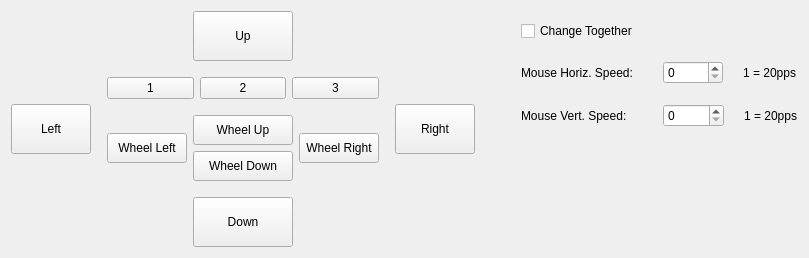
     <widget class="QWidget" name="mouse">
      <attribute name="title">
       <string>Mouse</string>
      </attribute>
      <layout class="QHBoxLayout" name="horizontalLayout_20">
       <item>
        <layout class="QHBoxLayout" name="horizontalLayout_19">
         <item>
          <layout class="QVBoxLayout" name="verticalLayout_11">
           <item>
            <spacer name="verticalSpacer_5">
             <property name="orientation">
              <enum>Qt::Vertical</enum>
             </property>
             <property name="sizeHint" stdset="0">
              <size>
               <width>20</width>
               <height>40</height>
              </size>
             </property>
            </spacer>
           </item>
           <item>
            <widget class="QPushButton" name="pushButton_108">
             <property name="sizePolicy">
              <sizepolicy hsizetype="Preferred" vsizetype="Fixed">
               <horstretch>0</horstretch>
               <verstretch>0</verstretch>
              </sizepolicy>
             </property>
             <property name="minimumSize">
              <size>
               <width>0</width>
               <height>50</height>
              </size>
             </property>
             <property name="maximumSize">
              <size>
               <width>16777215</width>
               <height>16777215</height>
              </size>
             </property>
             <property name="text">
              <string>Left</string>
             </property>
            </widget>
           </item>
           <item>
            <spacer name="verticalSpacer_6">
             <property name="orientation">
              <enum>Qt::Vertical</enum>
             </property>
             <property name="sizeHint" stdset="0">
              <size>
               <width>20</width>
               <height>40</height>
              </size>
             </property>
            </spacer>
           </item>
          </layout>
         </item>
         <item>
          <spacer name="horizontalSpacer_7">
           <property name="orientation">
            <enum>Qt::Horizontal</enum>
           </property>
           <property name="sizeType">
            <enum>QSizePolicy::Fixed</enum>
           </property>
           <property name="sizeHint" stdset="0">
            <size>
             <width>10</width>
             <height>20</height>
            </size>
           </property>
          </spacer>
         </item>
         <item>
          <layout class="QVBoxLayout" name="verticalLayout_9" stretch="0,0,0,0,0,0">
           <property name="spacing">
            <number>-1</number>
           </property>
           <item alignment="Qt::AlignHCenter">
            <widget class="QPushButton" name="pushButton_106">
             <property name="sizePolicy">
              <sizepolicy hsizetype="Preferred" vsizetype="Preferred">
               <horstretch>0</horstretch>
               <verstretch>0</verstretch>
              </sizepolicy>
             </property>
             <property name="minimumSize">
              <size>
               <width>100</width>
               <height>50</height>
              </size>
             </property>
             <property name="maximumSize">
              <size>
               <width>16777215</width>
               <height>16777215</height>
              </size>
             </property>
             <property name="text">
              <string>Up</string>
             </property>
            </widget>
           </item>
           <item>
            <spacer name="verticalSpacer_9">
             <property name="orientation">
              <enum>Qt::Vertical</enum>
             </property>
             <property name="sizeType">
              <enum>QSizePolicy::Fixed</enum>
             </property>
             <property name="sizeHint" stdset="0">
              <size>
               <width>20</width>
               <height>10</height>
              </size>
             </property>
            </spacer>
           </item>
           <item>
            <layout class="QHBoxLayout" name="horizontalLayout_13">
             <property name="spacing">
              <number>-1</number>
             </property>
             <item>
              <widget class="QPushButton" name="pushButton_110">
               <property name="sizePolicy">
                <sizepolicy hsizetype="Preferred" vsizetype="Preferred">
                 <horstretch>0</horstretch>
                 <verstretch>0</verstretch>
                </sizepolicy>
               </property>
               <property name="text">
                <string>1</string>
               </property>
              </widget>
             </item>
             <item>
              <widget class="QPushButton" name="pushButton_113">
               <property name="sizePolicy">
                <sizepolicy hsizetype="Preferred" vsizetype="Preferred">
                 <horstretch>0</horstretch>
                 <verstretch>0</verstretch>
                </sizepolicy>
               </property>
               <property name="text">
                <string>2</string>
               </property>
              </widget>
             </item>
             <item>
              <widget class="QPushButton" name="pushButton_111">
               <property name="sizePolicy">
                <sizepolicy hsizetype="Preferred" vsizetype="Preferred">
                 <horstretch>0</horstretch>
                 <verstretch>0</verstretch>
                </sizepolicy>
               </property>
               <property name="text">
                <string>3</string>
               </property>
              </widget>
             </item>
            </layout>
           </item>
           <item>
            <layout class="QGridLayout" name="gridLayout_5">
             <property name="spacing">
              <number>-1</number>
             </property>
             <item row="1" column="0" rowspan="2">
              <widget class="QPushButton" name="pushButton_112">
               <property name="sizePolicy">
                <sizepolicy hsizetype="Preferred" vsizetype="Fixed">
                 <horstretch>0</horstretch>
                 <verstretch>0</verstretch>
                </sizepolicy>
               </property>
               <property name="minimumSize">
                <size>
                 <width>0</width>
                 <height>30</height>
                </size>
               </property>
               <property name="maximumSize">
                <size>
                 <width>16777215</width>
                 <height>16777215</height>
                </size>
               </property>
               <property name="text">
                <string>Wheel Left</string>
               </property>
              </widget>
             </item>
             <item row="1" column="1">
              <widget class="QPushButton" name="pushButton_114">
               <property name="sizePolicy">
                <sizepolicy hsizetype="Preferred" vsizetype="Preferred">
                 <horstretch>0</horstretch>
                 <verstretch>0</verstretch>
                </sizepolicy>
               </property>
               <property name="minimumSize">
                <size>
                 <width>100</width>
                 <height>30</height>
                </size>
               </property>
               <property name="text">
                <string>Wheel Up</string>
               </property>
              </widget>
             </item>
             <item row="2" column="1">
              <widget class="QPushButton" name="pushButton_115">
               <property name="sizePolicy">
                <sizepolicy hsizetype="Preferred" vsizetype="Preferred">
                 <horstretch>0</horstretch>
                 <verstretch>0</verstretch>
                </sizepolicy>
               </property>
               <property name="minimumSize">
                <size>
                 <width>100</width>
                 <height>30</height>
                </size>
               </property>
               <property name="text">
                <string>Wheel Down</string>
               </property>
              </widget>
             </item>
             <item row="1" column="2" rowspan="2">
              <widget class="QPushButton" name="pushButton_116">
               <property name="sizePolicy">
                <sizepolicy hsizetype="Preferred" vsizetype="Fixed">
                 <horstretch>0</horstretch>
                 <verstretch>0</verstretch>
                </sizepolicy>
               </property>
               <property name="minimumSize">
                <size>
                 <width>0</width>
                 <height>30</height>
                </size>
               </property>
               <property name="maximumSize">
                <size>
                 <width>16777215</width>
                 <height>16777215</height>
                </size>
               </property>
               <property name="text">
                <string>Wheel Right</string>
               </property>
              </widget>
             </item>
             <item row="0" column="1">
              <spacer name="verticalSpacer_11">
               <property name="orientation">
                <enum>Qt::Vertical</enum>
               </property>
               <property name="sizeType">
                <enum>QSizePolicy::Fixed</enum>
               </property>
               <property name="sizeHint" stdset="0">
                <size>
                 <width>20</width>
                 <height>10</height>
                </size>
               </property>
              </spacer>
             </item>
            </layout>
           </item>
           <item>
            <spacer name="verticalSpacer_10">
             <property name="orientation">
              <enum>Qt::Vertical</enum>
             </property>
             <property name="sizeType">
              <enum>QSizePolicy::Fixed</enum>
             </property>
             <property name="sizeHint" stdset="0">
              <size>
               <width>20</width>
               <height>10</height>
              </size>
             </property>
            </spacer>
           </item>
           <item alignment="Qt::AlignHCenter">
            <widget class="QPushButton" name="pushButton_107">
             <property name="sizePolicy">
              <sizepolicy hsizetype="Preferred" vsizetype="Preferred">
               <horstretch>0</horstretch>
               <verstretch>0</verstretch>
              </sizepolicy>
             </property>
             <property name="minimumSize">
              <size>
               <width>100</width>
               <height>50</height>
              </size>
             </property>
             <property name="maximumSize">
              <size>
               <width>16777215</width>
               <height>16777215</height>
              </size>
             </property>
             <property name="text">
              <string>Down</string>
             </property>
            </widget>
           </item>
          </layout>
         </item>
         <item>
          <spacer name="horizontalSpacer_8">
           <property name="orientation">
            <enum>Qt::Horizontal</enum>
           </property>
           <property name="sizeType">
            <enum>QSizePolicy::Fixed</enum>
           </property>
           <property name="sizeHint" stdset="0">
            <size>
             <width>10</width>
             <height>20</height>
            </size>
           </property>
          </spacer>
         </item>
         <item>
          <layout class="QVBoxLayout" name="verticalLayout_10">
           <item>
            <spacer name="verticalSpacer_7">
             <property name="orientation">
              <enum>Qt::Vertical</enum>
             </property>
             <property name="sizeHint" stdset="0">
              <size>
               <width>20</width>
               <height>40</height>
              </size>
             </property>
            </spacer>
           </item>
           <item>
            <widget class="QPushButton" name="pushButton_109">
             <property name="sizePolicy">
              <sizepolicy hsizetype="Preferred" vsizetype="Fixed">
               <horstretch>0</horstretch>
               <verstretch>0</verstretch>
              </sizepolicy>
             </property>
             <property name="minimumSize">
              <size>
               <width>0</width>
               <height>50</height>
              </size>
             </property>
             <property name="maximumSize">
              <size>
               <width>16777215</width>
               <height>16777215</height>
              </size>
             </property>
             <property name="text">
              <string>Right</string>
             </property>
            </widget>
           </item>
           <item>
            <spacer name="verticalSpacer_8">
             <property name="orientation">
              <enum>Qt::Vertical</enum>
             </property>
             <property name="sizeHint" stdset="0">
              <size>
               <width>20</width>
               <height>40</height>
              </size>
             </property>
            </spacer>
           </item>
          </layout>
         </item>
         <item>
          <spacer name="horizontalSpacer_4">
           <property name="orientation">
            <enum>Qt::Horizontal</enum>
           </property>
           <property name="sizeType">
            <enum>QSizePolicy::Fixed</enum>
           </property>
           <property name="sizeHint" stdset="0">
            <size>
             <width>40</width>
             <height>20</height>
            </size>
           </property>
          </spacer>
         </item>
         <item>
          <layout class="QVBoxLayout" name="verticalLayout_12">
           <property name="spacing">
            <number>20</number>
           </property>
           <item>
            <spacer name="verticalSpacer_19">
             <property name="orientation">
              <enum>Qt::Vertical</enum>
             </property>
             <property name="sizeType">
              <enum>QSizePolicy::Fixed</enum>
             </property>
             <property name="sizeHint" stdset="0">
              <size>
               <width>20</width>
               <height>10</height>
              </size>
             </property>
            </spacer>
           </item>
           <item>
            <widget class="QCheckBox" name="checkBox">
             <property name="sizePolicy">
              <sizepolicy hsizetype="Minimum" vsizetype="Fixed">
               <horstretch>0</horstretch>
               <verstretch>0</verstretch>
              </sizepolicy>
             </property>
             <property name="text">
              <string>Change Together</string>
             </property>
            </widget>
           </item>
           <item>
            <layout class="QHBoxLayout" name="horizontalLayout_15">
             <item>
              <widget class="QLabel" name="label">
               <property name="text">
                <string>Mouse Horiz. Speed:</string>
               </property>
              </widget>
             </item>
             <item>
              <spacer name="horizontalSpacer_5">
               <property name="orientation">
                <enum>Qt::Horizontal</enum>
               </property>
               <property name="sizeType">
                <enum>QSizePolicy::Fixed</enum>
               </property>
               <property name="sizeHint" stdset="0">
                <size>
                 <width>10</width>
                 <height>20</height>
                </size>
               </property>
              </spacer>
             </item>
             <item>
              <widget class="QSpinBox" name="spinBox">
               <property name="sizePolicy">
                <sizepolicy hsizetype="Preferred" vsizetype="Fixed">
                 <horstretch>0</horstretch>
                 <verstretch>0</verstretch>
                </sizepolicy>
               </property>
               <property name="minimumSize">
                <size>
                 <width>60</width>
                 <height>0</height>
                </size>
               </property>
              </widget>
             </item>
             <item>
              <widget class="QLabel" name="label_3">
               <property name="text">
                <string>1 = 20pps</string>
               </property>
              </widget>
             </item>
            </layout>
           </item>
           <item>
            <layout class="QHBoxLayout" name="horizontalLayout_14">
             <item>
              <widget class="QLabel" name="label_2">
               <property name="text">
                <string>Mouse Vert. Speed:</string>
               </property>
              </widget>
             </item>
             <item>
              <spacer name="horizontalSpacer_6">
               <property name="orientation">
                <enum>Qt::Horizontal</enum>
               </property>
               <property name="sizeType">
                <enum>QSizePolicy::Fixed</enum>
               </property>
               <property name="sizeHint" stdset="0">
                <size>
                 <width>16</width>
                 <height>20</height>
                </size>
               </property>
              </spacer>
             </item>
             <item>
              <widget class="QSpinBox" name="spinBox_2">
               <property name="sizePolicy">
                <sizepolicy hsizetype="Preferred" vsizetype="Fixed">
                 <horstretch>0</horstretch>
                 <verstretch>0</verstretch>
                </sizepolicy>
               </property>
               <property name="minimumSize">
                <size>
                 <width>61</width>
                 <height>0</height>
                </size>
               </property>
               <property name="alignment">
                <set>Qt::AlignLeading|Qt::AlignLeft|Qt::AlignVCenter</set>
               </property>
              </widget>
             </item>
             <item>
              <widget class="QLabel" name="label_4">
               <property name="text">
                <string>1 = 20pps</string>
               </property>
              </widget>
             </item>
            </layout>
           </item>
           <item>
            <spacer name="verticalSpacer_12">
             <property name="orientation">
              <enum>Qt::Vertical</enum>
             </property>
             <property name="sizeType">
              <enum>QSizePolicy::Expanding</enum>
             </property>
             <property name="sizeHint" stdset="0">
              <size>
               <width>20</width>
               <height>10</height>
              </size>
             </property>
            </spacer>
           </item>
          </layout>
         </item>
        </layout>
       </item>
      </layout>
     </widget>
